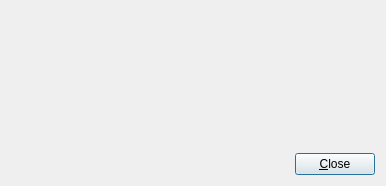
<?xml version="1.0" encoding="UTF-8"?>
<ui version="4.0">
 <class>AboutDialog</class>
 <widget class="QDialog" name="AboutDialog">
  <property name="geometry">
   <rect>
    <x>0</x>
    <y>0</y>
    <width>386</width>
    <height>186</height>
   </rect>
  </property>
  <property name="windowTitle">
   <string>About HaveClip</string>
  </property>
  <property name="windowIcon">
   <iconset resource="../HaveClip.qrc">
    <normaloff>:/gfx/HaveClip_128.png</normaloff>:/gfx/HaveClip_128.png</iconset>
  </property>
  <layout class="QVBoxLayout" name="verticalLayout">
   <item>
    <layout class="QHBoxLayout" name="horizontalLayout_2">
     <item>
      <widget class="QLabel" name="label">
       <property name="text">
        <string/>
       </property>
       <property name="pixmap">
        <pixmap resource="../HaveClip.qrc">:/gfx/HaveClip_128.png</pixmap>
       </property>
       <property name="alignment">
        <set>Qt::AlignCenter</set>
       </property>
      </widget>
     </item>
     <item>
      <widget class="QLabel" name="textLabel">
       <property name="text">
        <string/>
       </property>
      </widget>
     </item>
    </layout>
   </item>
   <item>
    <layout class="QHBoxLayout" name="horizontalLayout">
     <item>
      <spacer name="horizontalSpacer">
       <property name="orientation">
        <enum>Qt::Horizontal</enum>
       </property>
       <property name="sizeHint" stdset="0">
        <size>
         <width>40</width>
         <height>20</height>
        </size>
       </property>
      </spacer>
     </item>
     <item>
      <widget class="QPushButton" name="closeButton">
       <property name="text">
        <string>&amp;Close</string>
       </property>
      </widget>
     </item>
    </layout>
   </item>
  </layout>
 </widget>
 <resources>
  <include location="../HaveClip.qrc"/>
 </resources>
 <connections>
  <connection>
   <sender>closeButton</sender>
   <signal>clicked()</signal>
   <receiver>AboutDialog</receiver>
   <slot>accept()</slot>
   <hints>
    <hint type="sourcelabel">
     <x>360</x>
     <y>155</y>
    </hint>
    <hint type="destinationlabel">
     <x>206</x>
     <y>105</y>
    </hint>
   </hints>
  </connection>
 </connections>
</ui>
